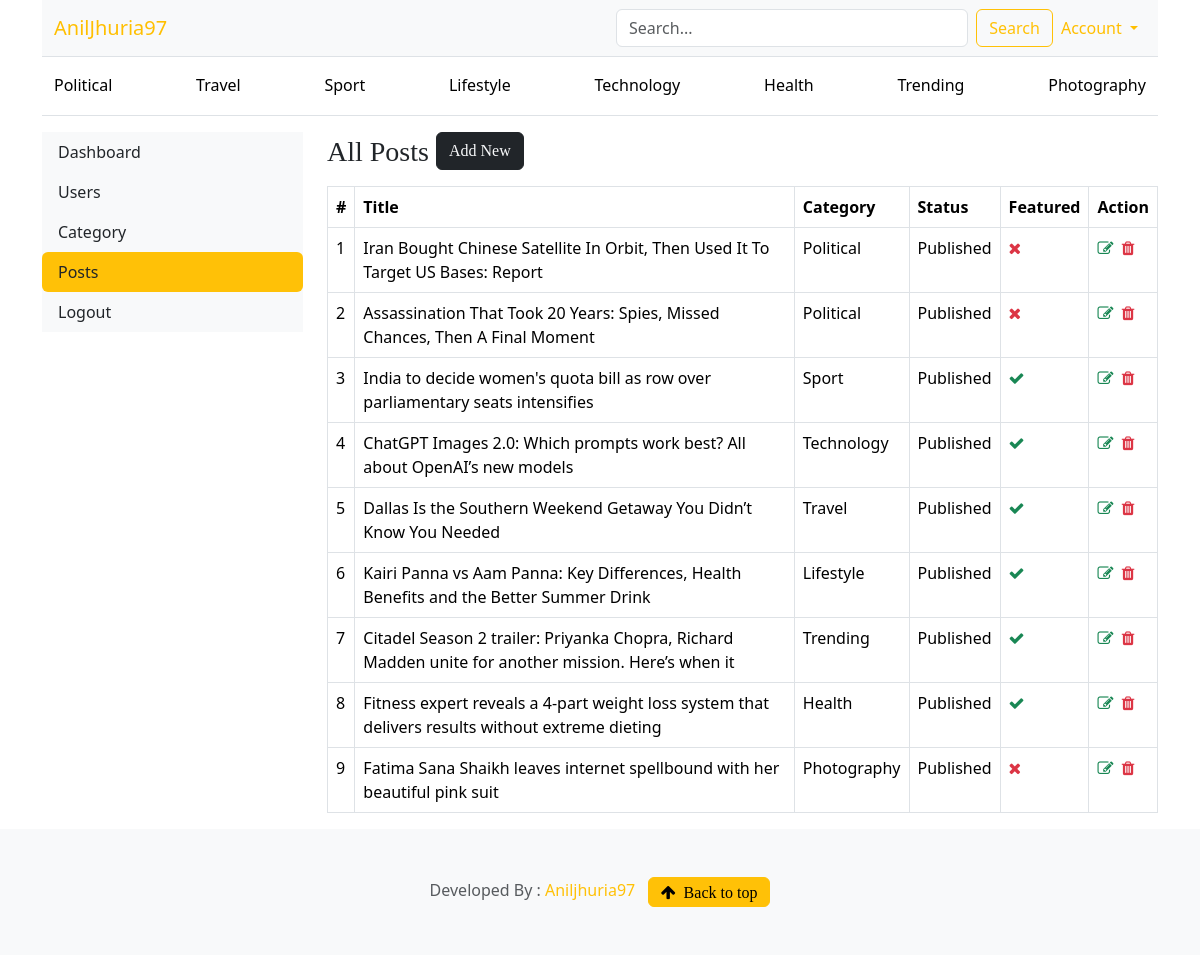
Screenshot of /dashboard/posts (signed in) with the database file from the repository.
### blogs/models.py (models this page shows, shortened)
class Category(models.Model):
    category_name=models.CharField(max_length=50,unique=True)
    created_at=models.DateTimeField(auto_now_add=True)
    updated_at=models.DateTimeField(auto_now=True)
    class Meta:
        verbose_name_plural='Categories'
    def __str__(self):
        return self.category_name

class Blog(models.Model):
    title=models.CharField(max_length=100)
    slug=models.SlugField(max_length=150,unique=True,blank=True)
    category=models.ForeignKey(Category,on_delete=models.CASCADE)
    auther=models.ForeignKey(User,on_delete=models.CASCADE)
    feature_image=models.ImageField(upload_to='uploads/%Y/%m/%d')
    short_desc=models.TextField(max_length=500)
    blog_body=models.TextField(max_length=2000)
    status=models.CharField(max_length=20,choices=STATUS_CHOICES,default="Draft")
    is_featured=models.BooleanField(default=False)
    created_at=models.DateTimeField(auto_now_add=True)
    updated_at=models.DateTimeField(auto_now=True)
    def __str__(self):
        return self.title

### dashboards/views.py (the view)
# urls.py: path('posts',views.posts,name="posts"),
@login_required(login_url='login')
def posts(request):
    blogs=Blog.objects.filter(auther=request.user)
    context={
        'blogs':blogs
    }
    return render(request,'dashboard/posts.html',context)

### blogs/context_processors.py (called while the page is built)
def get_categories(request):
    categories = Category.objects.annotate(
            post_count=Count('blog')   # related_name ya default blog_set
        ).order_by('-post_count')[:8]
    return dict(categories=categories)

def get_blog_month(request):
    months = Blog.objects.dates('created_at', 'month', order='DESC')
    return dict(blog_month=months)

### templates/dashboard/posts.html
{% extends 'base.html' %}
{% block content %}
{% include 'dashboard/sidebar.html' %}
    <div class="col-md-9">
        <div class="table-responsive">
            <h3>All Posts
            <a href="{% url 'add_posts' %}" class="btn btn-dark text-light float-right mb-2">Add New</a>
            </h3>
            <table class="table table-hover table-bordered">
                <thead>
                    <tr>
                        <th>#</th>
                        <th>Title</th>
                        <th>Category</th>
                        <th>Status</th>
                        <th>Featured</th>
                        <th>Action</th>
                    </tr>
                </thead>
                <tbody>
                    {% for bl in blogs %}
                    <tr>
                        <td>{{ forloop.counter }}</td>
                        <td>{{ bl }}</td>
                        <td>{{ bl.category.category_name}}</td>
                        <td>{{ bl.status }}</td>
                        <td>
                            {% if bl.is_featured %} <i class="fa fa-check text-success"></i> {% else %}
                            <i class="fa fa-times text-danger"></i> {% endif %}</td>
                        <td>
                            <a href="{% url 'edit_posts' bl.id %}"><i class="fa fa-edit text-success"></i></a>&nbsp;
                            <a href="{% url 'delete_posts' bl.id %}"><i class="fa fa-trash text-danger"></i></a>
                        </td>
                    </tr>
                    {% endfor %}
                </tbody>
            </table>
        </div>
    </div>
</div>
{% endblock  %}

### templates/base.html (shortened to what this page needs)
{% load static %}
<!doctype html>
<html lang="en" data-bs-theme="auto">
<head>
    <link href="{% static 'css/bootstrap.min.css' %} " rel="stylesheet" />
    <link href="{% static 'css/blog.css' %} " rel="stylesheet" />
    <link href="{% static 'css/custom.css' %}" rel="stylesheet" />
    <link rel="stylesheet" href="https://cdnjs.cloudflare.com/ajax/libs/font-awesome/4.7.0/css/font-awesome.min.css">
    <link rel="stylesheet" href="https://cdn.jsdelivr.net/npm/swiper/swiper-bundle.min.css"/>
</head>
<body>
    <div class="container">
        <nav class="navbar navbar-expand-lg navbar-light bg-light border-bottom">
            <div class="container-fluid">
                <a class="navbar-brand col-lg-6" href="/">AnilJhuria97</a>
                <div class="collapse navbar-collapse" id="navbarContent">
                <form class="d-flex my-2 my-lg-0 w-100" action="{% url 'search' %}" method="get">
                    <input class="form-control me-2" type="text" name="keyword" placeholder="Search...">
                    <button class="btn btn-outline-warning" type="submit">Search</button>
                </form>
                <ul class="navbar-nav ms-auto mt-2 mt-lg-0">
                    <li class="nav-item dropdown">
                    <a class="nav-link dropdown-toggle btn btn-outline-warning"
                        href="#" data-bs-toggle="dropdown">
                        Account
                    </a>
                    </li>
                </ul>
                </div>
            </div>
            </nav>
            <div class="border-bottom d-none d-lg-block">
                <div class="container-fluid">
                    <nav class="nav nav-underline py-2 justify-content-between">
                    {% for cat in categories %}
                        <a class="nav-link link-body-emphasis"
                        href="{% url 'posts_by_category' cat.id %}">
                        {{ cat }}
                        </a>
                    {% endfor %}
                    </nav>
                </div>
            </div>
        <div class="mt-3">
            {% block content %}
            {% endblock %}
        </div>
    </div>
  <footer class="py-5 text-center text-body-secondary bg-body-tertiary">
        <p class="mb-0">Developed By :
            <a class="text-warning font-weight-bold" href="https://mail.google.com/mail/?view=cm&fs=1&to=aniljhuria97@gmail.com" target="_blank">
                Aniljhuria97
            </a> &nbsp;
            <a href="#"><i class="fa fa-arrow-up btn btn-warning">&nbsp; Back to top</i> </a></p>
    </footer>
</body>
</html>

### blog_main/static/css/blog.css (style rules this page uses)
h1, h2, h3, h4, h5, h6 { font-family: "Playfair Display", Georgia, "Times New Roman", serif; }
a { color: #ffbf00 !important; opacity: 1; text-decoration: none; }

### rows the page displays
Category: category_name "Political"
Category: category_name "Travel"
Category: category_name "Sport"
Category: category_name "Lifestyle"
Category: category_name "Technology"
Category: category_name "Health"
Category: category_name "Trending"
Category: category_name "Photography"
Blog: title "Iran Bought Chinese Satellite In Orbit, Then Used It To Target US Bases: Report", category.category_name "Political", status "Published", is_featured False (drawn)
Blog: title "Assassination That Took 20 Years: Spies, Missed Chances, Then A Final Moment", category.category_name "Political", status "Published", is_featured False (drawn)
Blog: title "India to decide women's quota bill as row over parliamentary seats intensifies", category.category_name "Sport", status "Published", is_featured True (drawn)
Blog: title "ChatGPT Images 2.0: Which prompts work best? All about OpenAI’s new models", category.category_name "Technology", status "Published", is_featured True (drawn)
Blog: title "Dallas Is the Southern Weekend Getaway You Didn’t Know You Needed", category.category_name "Travel", status "Published", is_featured True (drawn)
Blog: title "Kairi Panna vs Aam Panna: Key Differences, Health Benefits and the Better Summer Drink", category.category_name "Lifestyle", status "Published", is_featured True (drawn)
Blog: title "Citadel Season 2 trailer: Priyanka Chopra, Richard Madden unite for another mission. Here’s when it", category.category_name "Trending", status "Published", is_featured True (drawn)
Blog: title "Fitness expert reveals a 4-part weight loss system that delivers results without extreme dieting", category.category_name "Health", status "Published", is_featured True (drawn)
Blog: title "Fatima Sana Shaikh leaves internet spellbound with her beautiful pink suit", category.category_name "Photography", status "Published", is_featured False (drawn)
